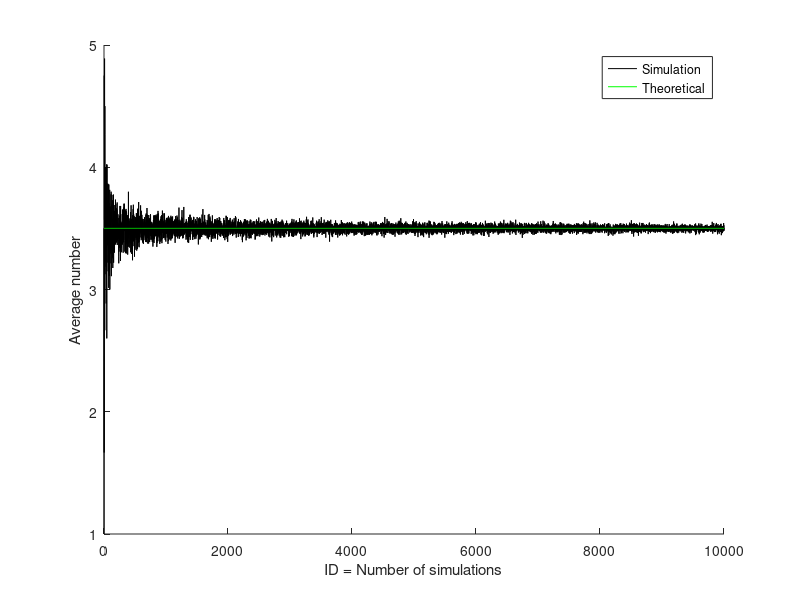

The MATLAB script that drew this image:
clc, clear all, close all;

n = 1e4;

maxNum = 6; %From 1 to ...
diceMeanS = zeros(1, n); %Predefine the history vector

for m = 1:n
    dices = randi(maxNum, 1, m); %Generate all at once in a vector
    dice_mean = mean(dices); %Obtain the mean
    diceMeanS(m) = dice_mean; %Store the result
end
theoretical = mean(1:maxNum);

figure; hold on;
plot(1:n, diceMeanS, 'k');
plot(1:n, theoretical*ones(1, n), 'g');
xlabel('ID = Number of simulations');
ylabel('Average number');
legend('Simulation', 'Theoretical');    